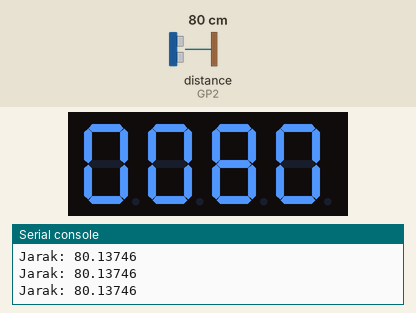
Bench run of a program on a simulated Raspberry Pi Pico running MicroPython. On the bench: 4-digit seven-segment display, the last lines printed to the serial console. The test bench sets the inputs (shaded band); at power-on: distance to the obstacle (sensor on GP2) 80 cm. The echo pulse lasts 58.3 µs per cm; library files of the repository ran but are not shown: tm1637.py.

Above: at 1.2 s.
1.3 s: distance to the obstacle (sensor on GP2) set to 2 cm
At 2.5 s:
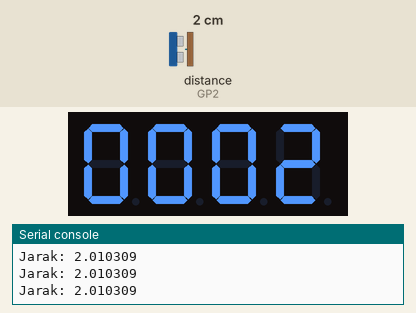
3.0 s: distance to the obstacle (sensor on GP2) set to 4 cm
At 4.2 s:
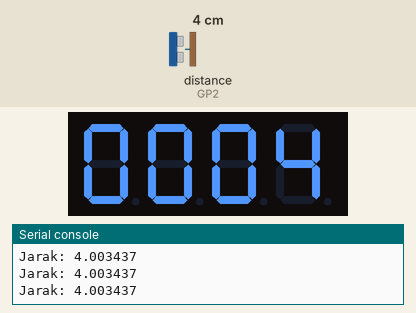
4.5 s: distance to the obstacle (sensor on GP2) set to 9 cm
At 5.4 s:
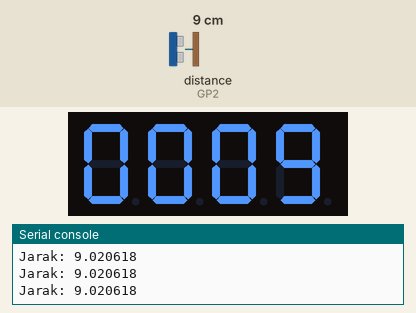
Timing chart, 0 to 7.5 s (numbered marks = the images above; inputs shaded):
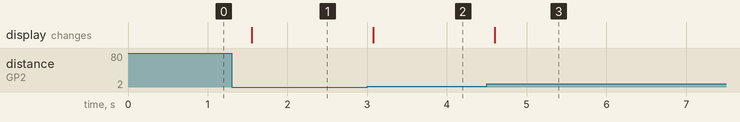

Measured:
- after the input at 1.3 s, the display: changes after 0.25 s (image 1)
- after the input at 3.0 s, the display: changes after 0.08 s (image 2)
- after the input at 4.5 s, the display: changes after 0.10 s (image 3)

The program:

main.py
```python
from machine import Pin, time_pulse_us
import utime
from tm1637 import TM1637

# Ultrasonic pins
TRIG = Pin(3, Pin.OUT)
ECHO = Pin(2, Pin.IN)

# TM1637 pins (GP4 = CLK, GP5 = DIO)
tm = TM1637(4, 5)

def get_distance():
    TRIG.low()
    utime.sleep_us(5)
    TRIG.high()
    utime.sleep_us(10)
    TRIG.low()

    duration = time_pulse_us(ECHO, 1, 30000)
    distance = (duration / 2) / 29.1
    return distance

while True:
    d = get_distance()
    print("Jarak:", d)
    tm.show_number(int(d))
    utime.sleep(0.3)
```
